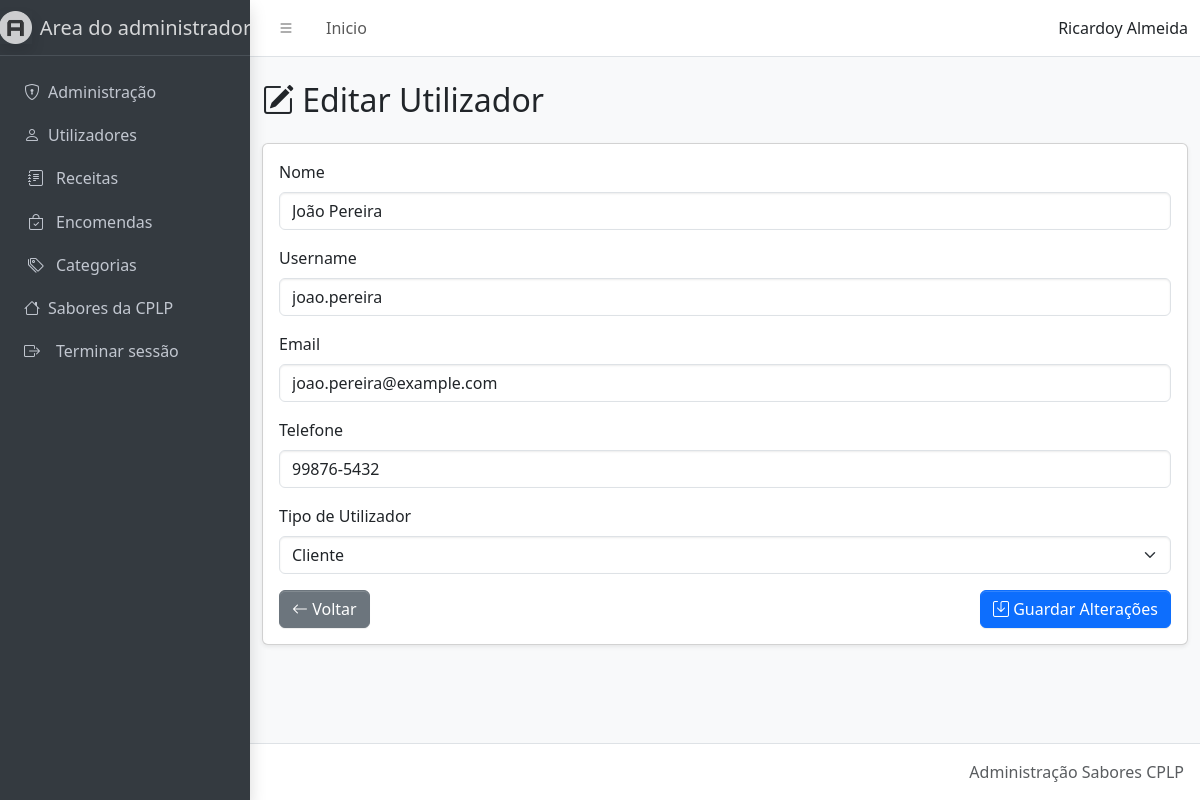
The page /adm/editar_utilizador.php?id=2 (signed in) on the database its author committed.
### tables this page shows
CREATE TABLE `utilizador` (
  `id_utilizador` int(11) NOT NULL,
  `nome` varchar(45) NOT NULL,
  `username` varchar(45) NOT NULL,
  `email` varchar(65) NOT NULL,
  `telefone` varchar(20) NOT NULL,
  `password` varchar(255) NOT NULL,
  `id_tipo` int(11) NOT NULL
);

### adm/editar_utilizador.php (the view, shortened to what this page needs)
<?php
require '../conexao.php';
$id = intval($_GET['id']);
$sql = "SELECT id_utilizador, nome, username, email, telefone, id_tipo FROM utilizador WHERE id_utilizador = ?";
$stmt = $conn->prepare($sql);
$stmt->bind_param("i", $id);
$stmt->execute();
$result = $stmt->get_result();
$utilizador = $result->fetch_assoc();
?>
<!doctype html>
<html lang="pt">
  <head>
    <link rel="stylesheet" href="./css/adminlte.css" />
    <link rel="stylesheet" href="https://cdn.jsdelivr.net/npm/bootstrap-icons@1.13.1/font/bootstrap-icons.min.css" />
  </head>
  <?php include 'slide_bar.php'; ?>
      <main class="app-main">
        <div class="container my-4">
          <h2 class="mb-4"><i class="bi bi-pencil-square"></i> Editar Utilizador</h2>
          <div class="card shadow-sm">
            <div class="card-body">
              <form method="POST">
                <div class="mb-3">
                  <label class="form-label">Nome</label>
                  <input type="text" name="nome" class="form-control" value="<?= htmlspecialchars($utilizador['nome']) ?>" required>
                </div>
                <div class="mb-3">
                  <label class="form-label">Username</label>
                  <input type="text" name="username" class="form-control" value="<?= htmlspecialchars($utilizador['username']) ?>" required>
                </div>
                <div class="mb-3">
                  <label class="form-label">Email</label>
                  <input type="email" name="email" class="form-control" value="<?= htmlspecialchars($utilizador['email']) ?>" required>
                </div>
                <div class="mb-3">
                  <label class="form-label">Telefone</label>
                  <input type="text" name="telefone" class="form-control" value="<?= htmlspecialchars($utilizador['telefone']) ?>">
                </div>
                <div class="mb-3">
                  <label class="form-label">Tipo de Utilizador</label>
                  <select name="id_tipo" class="form-select">
                    <option value="2" <?= $utilizador['id_tipo'] == 2 ? 'selected' : '' ?>>Cliente</option>
                  </select>
                </div>
                <div class="d-flex justify-content-between">
                  <a href="ver_utilizadores.php" class="btn btn-secondary"><i class="bi bi-arrow-left"></i> Voltar</a>
                  <button type="submit" class="btn btn-primary"><i class="bi bi-save"></i> Guardar Alterações</button>
                </div>
              </form>
            </div>
          </div>
        </div>
      </main>
      <footer class="app-footer">
        <div class="float-end d-none d-sm-inline">Administração Sabores CPLP</div>
      </footer>
    </div>
  </body>
</html>

### adm/slide_bar.php (shortened to what this page needs)
<?php
$id = $_SESSION['id_utilizador'];
$sql = "SELECT * FROM utilizador WHERE id_utilizador = ?";
$stmt = $conn->prepare($sql);
$stmt->bind_param("i", $id);
$stmt->execute();
$user = $stmt->get_result()->fetch_assoc();
?>
  <body class="layout-fixed sidebar-expand-lg sidebar-open bg-body-tertiary">
    <div class="app-wrapper">
      <nav class="app-header navbar navbar-expand bg-body">
        <div class="container-fluid">
          <ul class="navbar-nav">
            <li class="nav-item">
              <a class="nav-link" data-lte-toggle="sidebar" href="#" role="button">
                <i class="bi bi-list"></i>
              </a>
            </li>
            <li class="nav-item d-none d-md-block"><a href="adm1.php" class="nav-link">Inicio</a></li>
          </ul>
          <ul class="navbar-nav ms-auto">
            <li class="nav-item dropdown user-menu">
                <span class="d-none d-md-inline"><?= htmlspecialchars($user['nome']) ?></span>
            </li>
          </ul>
        </div>
      </nav>
      <aside class="app-sidebar bg-body-secondary shadow" data-bs-theme="dark">
        <div class="sidebar-brand">
          <a href="adm1.php" class="brand-link">
            <img
              src="./assets/img/AdminLTELogo.png"
              alt="AdminLTE Logo"
              class="brand-image opacity-75 shadow"
            />
            <span class="brand-text fw-light">Area do administrador</span>
          </a>
        </div>
        <div class="sidebar-wrapper">
          <nav class="mt-2">
            <ul
              class="nav sidebar-menu flex-column"
              data-lte-toggle="treeview"
              role="navigation"
              aria-label="Main navigation"
              data-accordion="false"
              id="navigation"
            >
              <li class="nav-item">
                <a href="adm1.php" class="nav-link">
                  <i class="bi bi-shield-lock"></i>
                  <p>Administração</p>
                </a>
              </li>
              <li class="nav-item">
                <a href="ver_utilizadores.php" class="nav-link">
                  <i class="bi bi-person"></i>
                  <p>Utilizadores</p>
                </a>
              </li>
               <li class="nav-item">
                <a href="ver_receitas.php" class="nav-link">
                  <i class="nav-icon bi bi-journal-text"></i>
                  <p>Receitas</p>
                </a>
              </li>
               <li class="nav-item">
                <a href="ver_encomendas.php" class="nav-link">
                  <i class="nav-icon bi bi-bag-check"></i>
                  <p>Encomendas</p>
                </a>
              </li>
               <li class="nav-item">
                <a href="ver_categorias.php" class="nav-link">
                 <i class="nav-icon bi bi-tags"></i>
                  <p>Categorias</p>
                </a>
              </li>
               <li class="nav-item">
                <a href="../index.php" class="nav-link">
                  <i class="bi bi-house"></i>
                  <p>Sabores da CPLP</p>
                </a>
              </li>
<li class="nav-item">
                <a href="../logout.php" class="nav-link">
                  <i class="bi bi-box-arrow-right me-2"></i>
                  <p>Terminar sessão</p>
                </a>
              </li>
            </ul>
          </nav>
        </div>
      </aside>

### rows shown on the page
utilizador: nome "Ricardoy Almeida"
utilizador: nome "João Pereira", username "joao.pereira", email "joao.pereira@example.com", telefone "99876-5432", id_tipo "Cliente"
